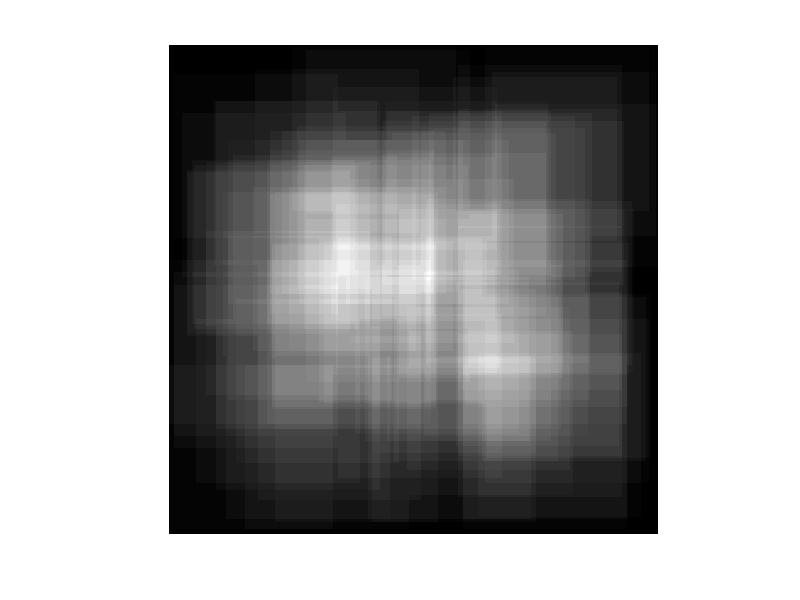

Recreate this plot in MATLAB.
%
% 11/15/2016
% Libor Novak
%
% Test of ROI generation coverage
%

%% Settings
side = 200;
num_random_rois = 100;

%% Generation of multiple random rois
counts = zeros(side, side);

% Generate random rois
dim = floor(side/3);

for i = 1:num_random_rois
    x = ceil(rand() * (side-dim));
    y = ceil(rand() * (side-dim));
    
    counts(y:y+dim, x:x+dim) = counts(y:y+dim, x:x+dim) + 1;
end

counts = counts ./ max(max(counts));

imshow(counts);